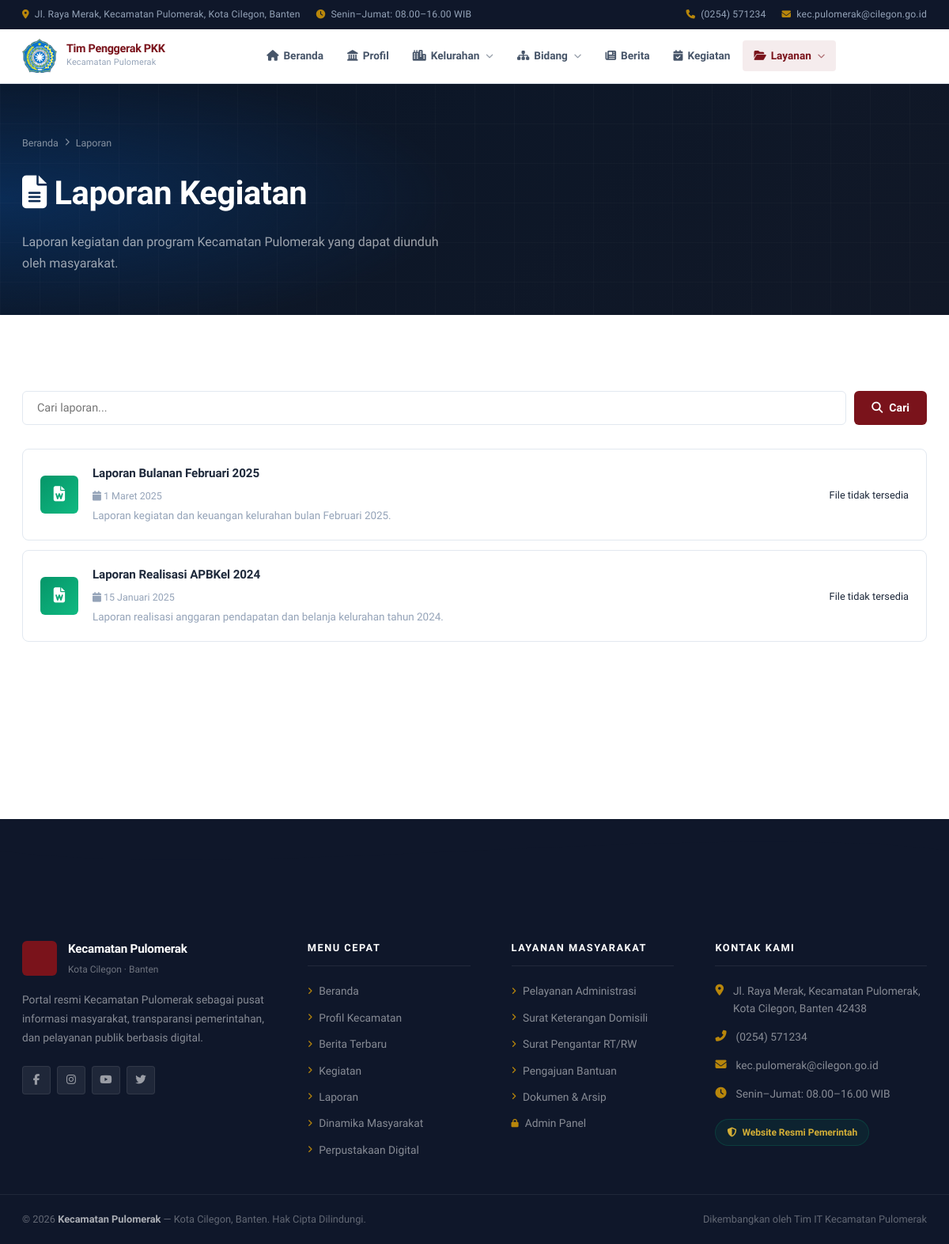
The app's page /laporan.php with its own data.
### tables this page shows
CREATE TABLE `laporan` (
  `id`         INT(11)      NOT NULL AUTO_INCREMENT,
  `judul`      VARCHAR(255) NOT NULL,
  `deskripsi`  TEXT         DEFAULT NULL,
  `file`       VARCHAR(255) DEFAULT NULL,
  `tgl_upload` DATE         NOT NULL,
  `created_at` TIMESTAMP    NOT NULL DEFAULT CURRENT_TIMESTAMP,
  PRIMARY KEY (`id`),
  KEY `idx_tgl` (`tgl_upload`)
);

### include/functions.php (called while the page is built, shortened)
<?php
function e($str) {
    return htmlspecialchars($str ?? '', ENT_QUOTES, 'UTF-8');
}
function formatTanggal($date, $format = 'full') {
    $bulan = [
        1 => 'Januari', 2 => 'Februari', 3 => 'Maret', 4 => 'April',
        5 => 'Mei', 6 => 'Juni', 7 => 'Juli', 8 => 'Agustus',
        9 => 'September', 10 => 'Oktober', 11 => 'November', 12 => 'Desember'
    ];
    $ts = strtotime($date);
    $d  = date('j', $ts);
    $m  = $bulan[(int)date('n', $ts)];
    $y  = date('Y', $ts);
    return "$d $m $y";
}
function truncate($str, $len = 150) {
    $str = strip_tags($str);
    if (mb_strlen($str) <= $len) return $str;
    return mb_substr($str, 0, $len) . '...';
}
?>

### laporan.php (the view, shortened to what this page needs)
<?php
require_once 'include/config.php';
require_once 'include/functions.php';
$page    = max(1, (int)($_GET['page'] ?? 1));
$perPage = 10;
$offset  = ($page - 1) * $perPage;
$search  = trim($_GET['q'] ?? '');
$where = '1=1'; $params = []; $types = '';
$stmtL = $conn->prepare("SELECT * FROM laporan WHERE $where ORDER BY tgl_upload DESC LIMIT ? OFFSET ?");
$p2 = array_merge($params, [$perPage, $offset]);
$t2 = $types . 'ii';
$stmtL->bind_param($t2, ...$p2);
$stmtL->execute();
$list = $stmtL->get_result();
include 'include/header.php';
?>
<div class="page-hero">
    <div class="container page-hero-content">
        <div class="breadcrumb">
            <a href="<?= SITE_URL ?>/">Beranda</a> <i class="fas fa-chevron-right"></i> <span>Laporan</span>
        </div>
        <h1><i class="fas fa-file-alt"></i> Laporan Kegiatan</h1>
        <p>Laporan kegiatan dan program Kecamatan Pulomerak yang dapat diunduh oleh masyarakat.</p>
    </div>
</div>
<section class="section">
    <div class="container">
        <form method="GET" action="laporan.php">
            <div class="search-bar">
                <input type="text" name="q" value="<?= e($search) ?>" placeholder="Cari laporan..." class="search-input">
                <button type="submit" class="search-btn"><i class="fas fa-search"></i> Cari</button>
            </div>
        </form>
        <?php if ($list->num_rows === 0): ?>
            <div class="empty-state">
                <i class="fas fa-file-alt"></i>
                <h3>Belum Ada Laporan</h3>
                <p>Laporan akan segera ditambahkan oleh admin.</p>
            </div>
        <?php else: ?>
            <div class="doc-list">
                <?php while ($l = $list->fetch_assoc()):
                    $ext = strtolower(pathinfo($l['file'] ?? '', PATHINFO_EXTENSION));
                    $iconClass = in_array($ext, ['pdf']) ? 'pdf' : (in_array($ext, ['doc','docx']) ? 'doc' : 'xls');
                    $icon = $ext === 'pdf' ? 'fa-file-pdf' : ($ext === 'xls' || $ext === 'xlsx' ? 'fa-file-excel' : 'fa-file-word');
                ?>
                    <div class="doc-item reveal">
                        <div class="doc-icon <?= $iconClass ?>">
                            <i class="fas <?= $icon ?>"></i>
                        </div>
                        <div class="doc-body">
                            <div class="doc-title"><?= e($l['judul']) ?></div>
                            <div class="doc-meta">
                                <span><i class="fas fa-calendar"></i> <?= formatTanggal($l['tgl_upload']) ?></span>
                            </div>
                            <?php if (!empty($l['deskripsi'])): ?>
                                <div class="doc-desc"><?= e(truncate($l['deskripsi'], 120)) ?></div>
                            <?php endif; ?>
                        </div>
                        <div class="doc-action">
                            <?php if (!empty($l['file'])): ?>
                                <a href="<?= SITE_URL ?>/uploads/laporan/<?= e($l['file']) ?>"
                                   class="btn btn-secondary btn-sm" download>
                                    <i class="fas fa-download"></i> Unduh
                                </a>
                            <?php else: ?>
                                <span style="font-size:0.8rem;color:var(--gray)">File tidak tersedia</span>
                            <?php endif; ?>
                        </div>
                    </div>
                <?php endwhile; ?>
            </div>
        <?php endif; ?>
    </div>
</section>
<?php include 'include/footer.php'; ?>

### records on screen
laporan: judul "Laporan Bulanan Februari 2025", tgl_upload "1 Maret 2025", deskripsi "Laporan kegiatan dan keuangan kelurahan bulan Februari 2025.", shows "File tidak tersedia"
laporan: judul "Laporan Realisasi APBKel 2024", tgl_upload "15 Januari 2025", deskripsi "Laporan realisasi anggaran pendapatan dan belanja kelurahan tahun 2024.", shows "File tidak tersedia"
